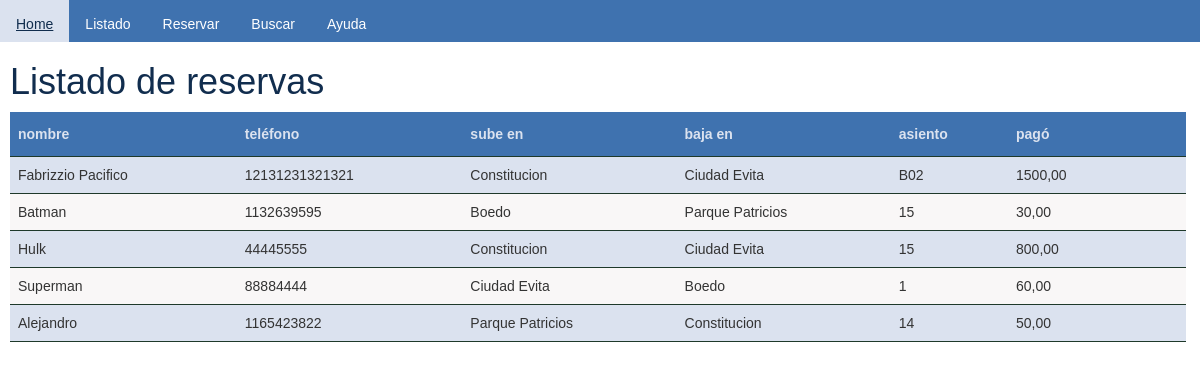
/listado/, run on the app's committed database.
### combi/models.py (models this page shows, shortened)
class Reserva(models.Model):
    nombre = models.CharField(max_length=80)
    telefono  = models.IntegerField()
    fecha = models.DateTimeField(default=timezone.now)
    subeEn = models.ForeignKey('Lugar', on_delete=models.CASCADE, related_name='subeEn_Lugar')
    bajaEn  = models.ForeignKey('Lugar', on_delete=models.CASCADE, related_name='bajaEn_Lugar')
    asiento  = models.CharField(max_length=3)
    pago  = models.DecimalField(max_digits=6, decimal_places=2)

class Lugar(models.Model):
    nombre = models.CharField(max_length=120)
    codpost = models.CharField(max_length=8)
    def __str__(self):
        return self.nombre

### combi/views.py (the view)
# urls.py: path('listado/', views.listado, name='lista'),
def listado(request):
    reservas = Reserva.objects.all()
    return render(request, 'combi/listado.html',{'reservas': reservas})

### combi/templates/combi/listado.html
{% extends 'combi/base.html' %}
{% load static %}
{% block content %}
<h1>Listado de reservas</h1>
<table>
    <tbody><tr>
		<th>nombre</th>
		<th>teléfono</th>
		<th>sube en</th>
		<th>baja en</th>
		<th>asiento</th>
		<th>pagó</th>
		<th></th>
		<th></th>
	</tr>
    {% for reserva in reservas %}
    <tr>
        <td>{{reserva.nombre}}</td>
		<td>{{reserva.telefono}}</td>
		<td>{{reserva.subeEn}}</td>
		<td>{{reserva.bajaEn}}</td>
		<td>{{reserva.asiento}}</td>
		<td>{{reserva.pago}}</td>
		<td></td>
		<td></td>
    </tr>
    {% endfor %}
{% endblock %}

### combi/templates/combi/base.html (shortened to what this page needs)
{% load static %}
<!DOCTYPE html>
<html lang="es">
<head>
    <link rel="stylesheet" href="//maxcdn.bootstrapcdn.com/bootstrap/3.2.0/css/bootstrap.min.css">
    <link rel="stylesheet" href="//maxcdn.bootstrapcdn.com/bootstrap/3.2.0/css/bootstrap-theme.min.css">
    <link rel="stylesheet" href="{% static 'css/combi.css' %}">
    <link type="text/css" href="{% static 'css/style.css' %}" rel="stylesheet">
    <link type="text/css" href="{% static 'css/menu.css' %}" rel="stylesheet">
    <link type="text/css" href="{% static 'css/formulario.css' %}" rel="stylesheet">
    <link type="text/css" href="{% static 'css/tablas.css' %}" rel="stylesheet">
</head>
<body>
    <ul id="menu">
        <li><a href="{% url 'casa' %}">Home</a></li>
        <li><a href="{% url 'lista' %}">Listado</a></li>
        <li><a href="{% url 'new_reserva' %}">Reservar</a><br></li>
        <li><a href="{% url 'buscar' %}">Buscar</a><br></li>
        <li><a href="{% url 'ayuda' %}">Ayuda</a><br></li>
    </ul>
    {% block content %}
    {% endblock %}
</body>
</html>

### combi/static/css/combi.css (style rules this page uses)
h1 { color: red; }

### combi/static/css/style.css (style rules this page uses)
body, html { font-family: sans-serif; margin: 0; padding: 0; }
a { color: #112d4e; padding: 14px 16px; text-decoration: none; }
h1 { color: #112d4e; margin-left: 10px; }
p, table, form, img { margin-left: 10px; margin-right: 10px; }

### combi/static/css/menu.css (style rules this page uses)
ul { list-style-type: none; margin: 0; padding: 0; overflow: hidden; background-color: #3f72af; height: 3em; color: #dbe2ef; }
li { float: left; }
li a { display: block; color: white; text-align: center; padding: 14px 16px; text-decoration: none; }

### combi/static/css/tablas.css (style rules this page uses)
table { font-family: sans-serif; border-collapse: collapse; width: 98%; background-color: #f9f7f7; }
td, th { border-bottom: 1px solid #1e392a; padding: 8px; }
tr:nth-child(even) { background-color: #dbe2ef; }
th { padding-top: 12px; padding-bottom: 12px; text-align: left; background-color: #3f72af; color: #dbe2ef; }

### data on the page
Reserva: nombre "Fabrizzio Pacifico", telefono "12131231321321", subeEn "Constitucion", bajaEn "Ciudad Evita", asiento "B02", pago "1500,00"
Reserva: nombre "Batman", telefono "1132639595", subeEn "Boedo", bajaEn "Parque Patricios", asiento "15", pago "30,00"
Reserva: nombre "Hulk", telefono "44445555", subeEn "Constitucion", bajaEn "Ciudad Evita", asiento "15", pago "800,00"
Reserva: nombre "Superman", telefono "88884444", subeEn "Ciudad Evita", bajaEn "Boedo", asiento "1", pago "60,00"
Reserva: nombre "Alejandro", telefono "1165423822", subeEn "Parque Patricios", bajaEn "Constitucion", asiento "14", pago "50,00"
